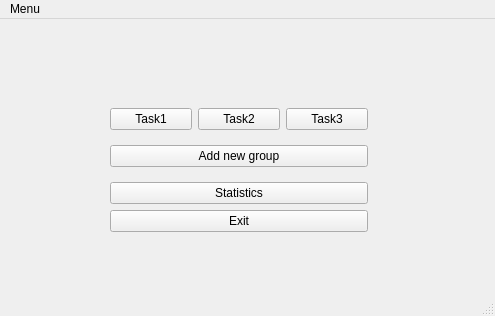
<?xml version="1.0" encoding="UTF-8"?>
<ui version="4.0">
 <class>MainWindow</class>
 <widget class="QMainWindow" name="MainWindow">
  <property name="geometry">
   <rect>
    <x>0</x>
    <y>0</y>
    <width>495</width>
    <height>316</height>
   </rect>
  </property>
  <property name="windowTitle">
   <string>MainWindow</string>
  </property>
  <widget class="QWidget" name="centralwidget">
   <widget class="QWidget" name="verticalLayoutWidget_2">
    <property name="geometry">
     <rect>
      <x>110</x>
      <y>80</y>
      <width>258</width>
      <height>143</height>
     </rect>
    </property>
    <layout class="QVBoxLayout" name="verticalLayout_3">
     <item>
      <layout class="QHBoxLayout" name="horizontalLayout">
       <item>
        <widget class="QPushButton" name="pushButton_task1">
         <property name="text">
          <string>Task1</string>
         </property>
        </widget>
       </item>
       <item>
        <widget class="QPushButton" name="pushButton_task2">
         <property name="text">
          <string>Task2</string>
         </property>
        </widget>
       </item>
       <item>
        <widget class="QPushButton" name="pushButton_task3">
         <property name="text">
          <string>Task3</string>
         </property>
        </widget>
       </item>
      </layout>
     </item>
     <item>
      <widget class="QPushButton" name="pushButton_new_group">
       <property name="text">
        <string>Add new group</string>
       </property>
      </widget>
     </item>
     <item>
      <layout class="QVBoxLayout" name="verticalLayout">
       <item>
        <widget class="QPushButton" name="pushButton_stat">
         <property name="text">
          <string>Statistics</string>
         </property>
        </widget>
       </item>
       <item>
        <widget class="QPushButton" name="pushButton_exit">
         <property name="text">
          <string>Exit</string>
         </property>
        </widget>
       </item>
      </layout>
     </item>
    </layout>
   </widget>
  </widget>
  <widget class="QMenuBar" name="menubar">
   <property name="geometry">
    <rect>
     <x>0</x>
     <y>0</y>
     <width>495</width>
     <height>25</height>
    </rect>
   </property>
   <widget class="QMenu" name="menuMenu">
    <property name="title">
     <string>Menu</string>
    </property>
    <addaction name="actionTask1"/>
    <addaction name="actionTask2"/>
    <addaction name="actionTask3"/>
    <addaction name="separator"/>
    <addaction name="actionExit_2"/>
   </widget>
   <addaction name="menuMenu"/>
  </widget>
  <widget class="QStatusBar" name="statusbar"/>
  <action name="actionTask1">
   <property name="text">
    <string>Task1</string>
   </property>
  </action>
  <action name="actionTask2">
   <property name="text">
    <string>Task2</string>
   </property>
  </action>
  <action name="actionTask3">
   <property name="text">
    <string>Task3</string>
   </property>
  </action>
  <action name="actionExit">
   <property name="text">
    <string>Exit</string>
   </property>
  </action>
  <action name="actionExit_2">
   <property name="text">
    <string>Exit</string>
   </property>
  </action>
 </widget>
 <resources/>
 <connections/>
</ui>
